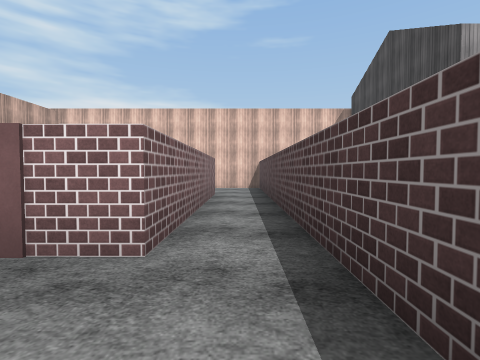
[1] (above)

24 first-person views from a walk through a scene from a Unity 3-D project. The camera is 1.3 m above the floor, tilts 2° down and sees 85° across. The floor is counted in squares, 2 m on a side. Each view is taken from the middle of a square. On the plan, view 1 faces up. The plan holds only what a view shows up to about 9 squares ahead; the rest is blank. The player is left out. Some animated figures are not drawn. Surface patterns are stand-ins for the level's own textures.

[2]
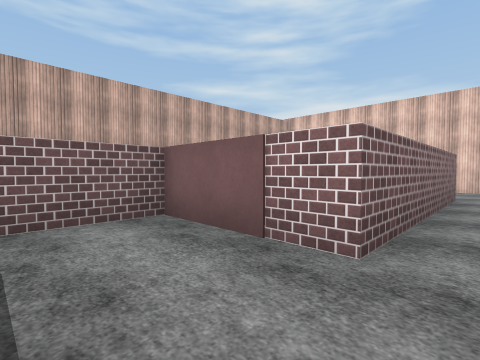

[3]
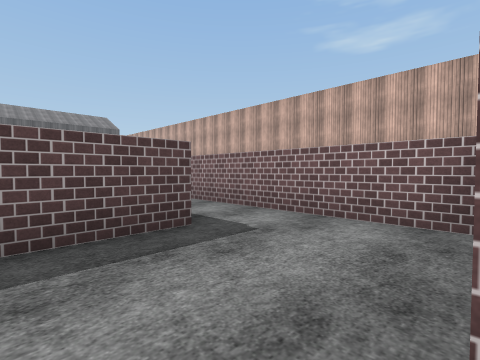

[4]
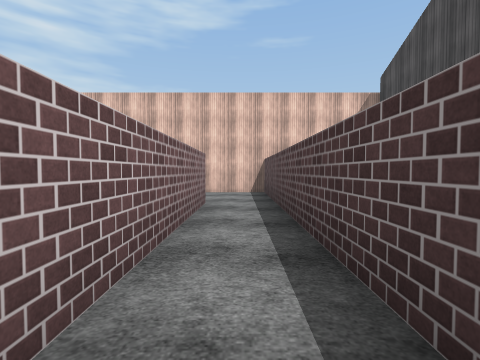

[5]
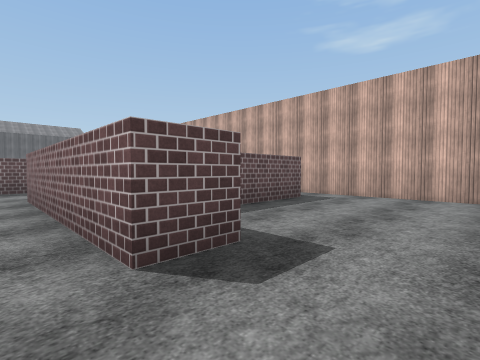

[6]
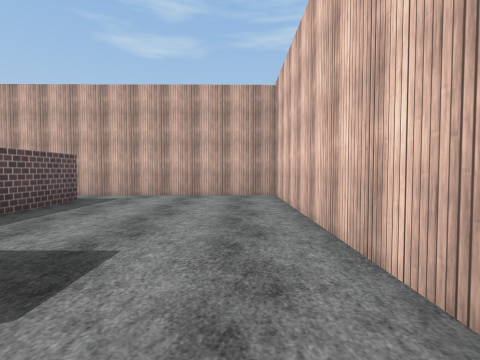

[7]
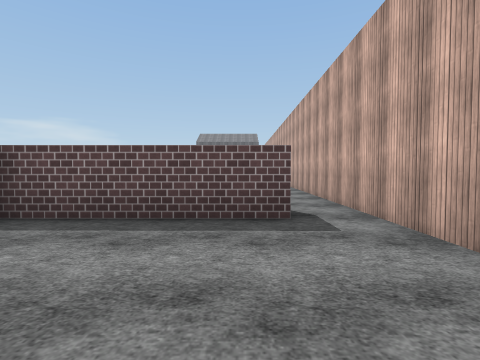

[8]
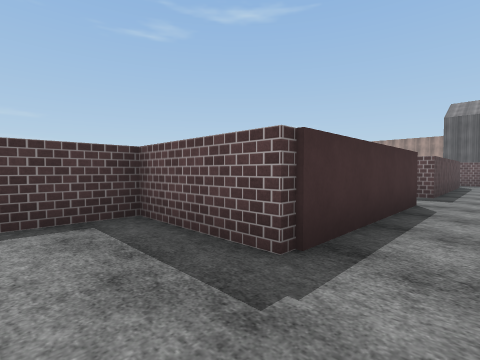

[9]
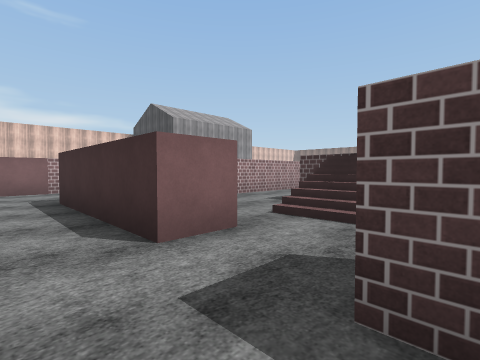

[10]
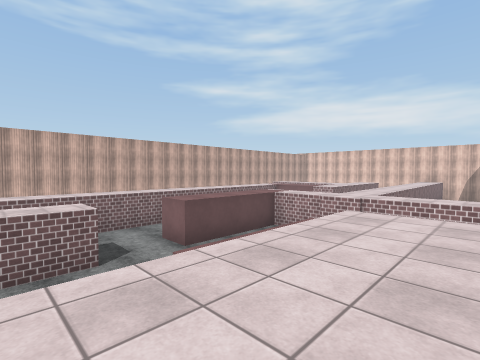

[11]
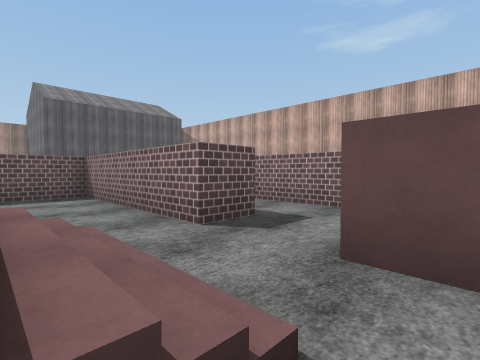

[12]
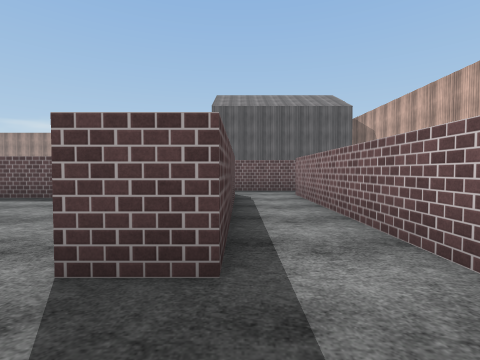

[13]
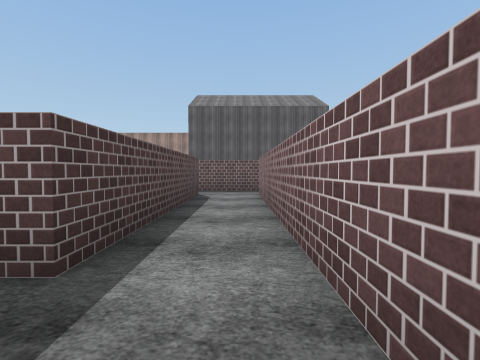

[14]
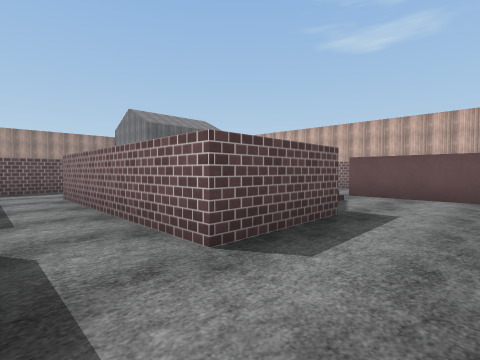

[15]
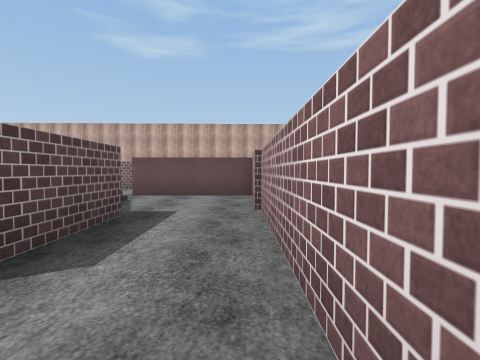

[16]
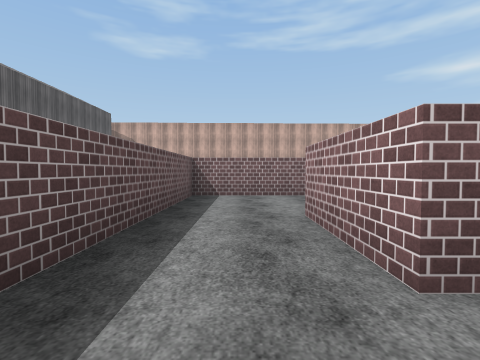

[17]
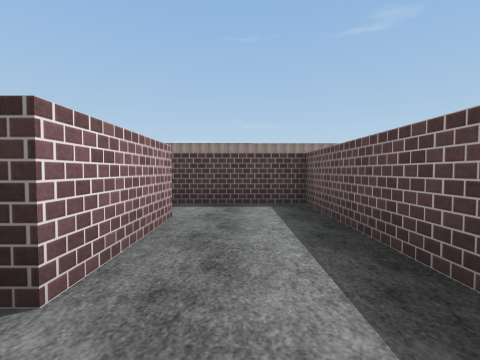

[18]
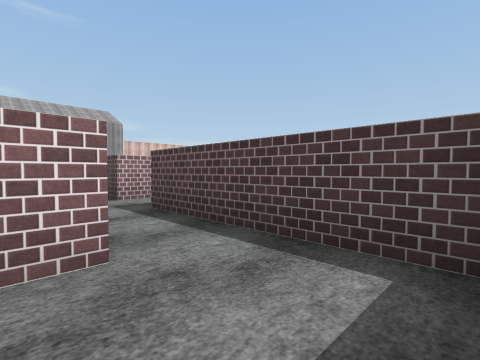

[19]
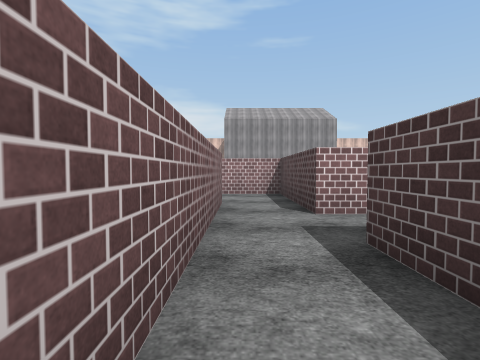

[20]
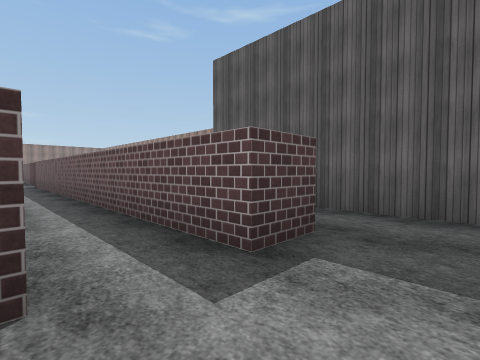

[21]
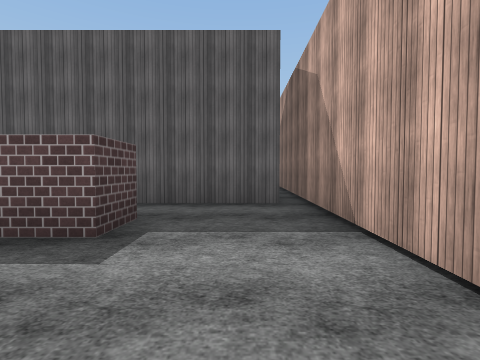

[22]
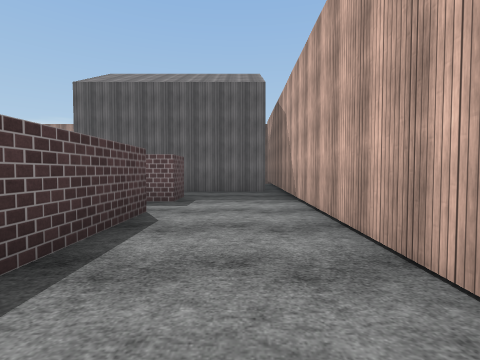

[23]
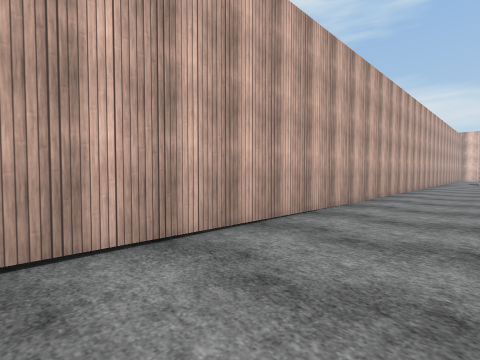

[24]
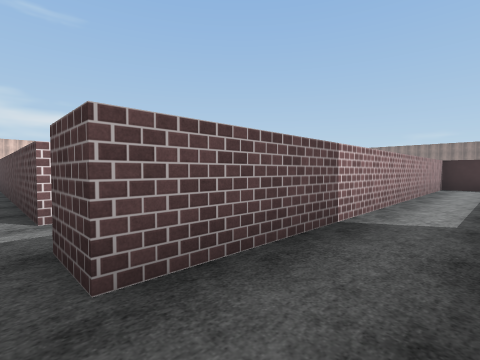

### Floor plan
Key: @ floor where view 1 was taken; # wall or solid block; . main floor; : floor 2 m higher than the main floor; / step, stairs or slope; H house; O other object.
Columns run from 8 left of view 1 to 7 right of it. Each row starts with its distance up from view 1.
 10  #########
  9  #.......#   H
  8  #.......#   H
  7  #.....#.#   H
  6  #.....#.#   H
  5  #.#####.#   H
  4  #.    #.#
  3  #.  OO#.#
  2  #. #OO#.#
  1  #. #....#.
  0  #. #...@#.
 -1  #. #.##########
 -2  #..#.OO.......#
 -3  #..#.OO.......#
 -4  #..#.OO../::..#
 -5  #..#....//::..#
 -6 ##..#....//::...
 -7 #...#.##.//::..#
 -8 #...#.##../::..#
 -9 #...#.##../##..#
-10 #...#.##.......#
-11 #...#.##.......#
-12 #...#..#########
-13 #.............
-14 #...###########O
-15 #..............O
-16 #............  O
-17 #.HH
-18 #.
-19 #
-20 #

Where each view was taken, in squares from view 1:
view 1: 0 up, 0 right, facing up
view 2: 0 up, 0 right, facing up-left
view 3: 2 up, 0 right, facing down-left
view 4: 2 up, 0 right, facing up
view 5: 9 up, 0 right, facing down-left
view 6: 9 up, 0 right, facing left
view 7: 9 up, 5 left, facing down
view 8: 1 up, 3 left, facing down-right
view 9: 7 down, 3 left, facing up-right
view 10: 8 down, 4 right, facing up-left
view 11: 4 down, 1 right, facing down-left
view 12: 5 down, 2 left, facing down
view 13: 5 down, 3 left, facing down
view 14: 2 down, 6 right, facing down-left
view 15: 2 down, 6 right, facing left
view 16: 10 down, 6 right, facing left
view 17: 10 down, 1 right, facing right
view 18: 11 down, 4 right, facing up-right
view 19: 9 down, 5 right, facing up
view 20: 12 down, 6 left, facing down-right
view 21: 11 down, 6 left, facing down
view 22: 8 down, 6 left, facing down
view 23: 11 down, 5 left, facing up-left
view 24: 16 down, 5 left, facing up-right
